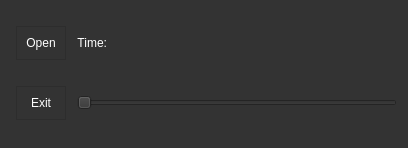
<?xml version="1.0" encoding="UTF-8"?>
<ui version="4.0">
 <class>PlaybackUI</class>
 <widget class="QWidget" name="PlaybackUI">
  <property name="geometry">
   <rect>
    <x>0</x>
    <y>0</y>
    <width>408</width>
    <height>148</height>
   </rect>
  </property>
  <property name="focusPolicy">
   <enum>Qt::NoFocus</enum>
  </property>
  <property name="windowTitle">
   <string>Playback Controls</string>
  </property>
  <property name="styleSheet">
   <string notr="true">	background: rgb(51, 51, 51);</string>
  </property>
  <layout class="QGridLayout" name="gridLayout">
   <item row="0" column="1">
    <widget class="QLabel" name="timeDescripterLabel">
     <property name="sizePolicy">
      <sizepolicy hsizetype="Minimum" vsizetype="Preferred">
       <horstretch>0</horstretch>
       <verstretch>0</verstretch>
      </sizepolicy>
     </property>
     <property name="styleSheet">
      <string notr="true">color: white;</string>
     </property>
     <property name="text">
      <string>Time:</string>
     </property>
     <property name="alignment">
      <set>Qt::AlignRight|Qt::AlignTrailing|Qt::AlignVCenter</set>
     </property>
    </widget>
   </item>
   <item row="0" column="0">
    <widget class="QPushButton" name="openButton">
     <property name="styleSheet">
      <string notr="true">QPushButton{
padding: 9px;
margin: 5px;
color: rgb(255,255,255);
border: 1px solid rgb(45,45,45);
background-color: qlineargradient(x1: 0, y1: 0, x2: 0, y2: 1,
                                      stop: 0 rgb(140,140,140), stop: 1 rgb(100,100,100));
}
QPushButton:hover{
padding: 3px;
padding-top:5px;
margin: 5px;
color: rgb(255,255,255);
border: 1px solid rgb(45,45,45);
background-color: qlineargradient(x1: 0, y1: 0, x2: 0, y2: 1,
                                      stop: 0 rgb(160,160,160), stop: 1 rgb(120,120,120));
}
QPushButton:pressed{
padding: 3px;
padding-top:5px;
margin: 5px;
color: rgb(255,255,255);
border: 1px solid rgb(45,45,45);
background-color: qlineargradient(x1: 0, y1: 0, x2: 0, y2: 1,
                                      stop: 0 rgb(120,120,120), stop: 1 rgb(80,80,80));
}</string>
     </property>
     <property name="text">
      <string>Open</string>
     </property>
    </widget>
   </item>
   <item row="0" column="2">
    <widget class="QLabel" name="playbackTimeLabel">
     <property name="sizePolicy">
      <sizepolicy hsizetype="Expanding" vsizetype="Preferred">
       <horstretch>0</horstretch>
       <verstretch>0</verstretch>
      </sizepolicy>
     </property>
     <property name="text">
      <string/>
     </property>
    </widget>
   </item>
   <item row="2" column="0">
    <widget class="QPushButton" name="exitButton">
     <property name="styleSheet">
      <string notr="true">QPushButton{
padding: 9px;
margin: 5px;
color: rgb(255,255,255);
border: 1px solid rgb(45,45,45);
background-color: qlineargradient(x1: 0, y1: 0, x2: 0, y2: 1,
                                      stop: 0 rgb(140,140,140), stop: 1 rgb(100,100,100));
}
QPushButton:hover{
padding: 3px;
padding-top:5px;
margin: 5px;
color: rgb(255,255,255);
border: 1px solid rgb(45,45,45);
background-color: qlineargradient(x1: 0, y1: 0, x2: 0, y2: 1,
                                      stop: 0 rgb(160,160,160), stop: 1 rgb(120,120,120));
}
QPushButton:pressed{
padding: 3px;
padding-top:5px;
margin: 5px;
color: rgb(255,255,255);
border: 1px solid rgb(45,45,45);
background-color: qlineargradient(x1: 0, y1: 0, x2: 0, y2: 1,
                                      stop: 0 rgb(120,120,120), stop: 1 rgb(80,80,80));
}</string>
     </property>
     <property name="text">
      <string>Exit</string>
     </property>
    </widget>
   </item>
   <item row="2" column="1" colspan="2">
    <widget class="QSlider" name="playbackPositionSlider">
     <property name="styleSheet">
      <string notr="true">QSlider::groove:horizontal {
border: 1px solid #bbb;
background: white;
height: 10px;
border-radius: 4px;
}

QSlider::sub-page:horizontal {
background: qlineargradient(x1: 0, y1: 0,    x2: 0, y2: 1,
    stop: 0 #aaa, stop: 1 #777);
background: qlineargradient(x1: 0, y1: 0.2, x2: 1, y2: 1,
    stop: 0 #aaa, stop: 1 #777);
border: 1px solid #777;
height: 10px;
border-radius: 4px;
}

QSlider::add-page:horizontal {
background: #fff;
border: 1px solid #777;
height: 10px;
border-radius: 4px;
}

QSlider::handle:horizontal {
background: qlineargradient(x1:0, y1:0, x2:1, y2:1,
    stop:0 #eee, stop:1 #ccc);
border: 1px solid #777;
width: 13px;
margin-top: -2px;
margin-bottom: -2px;
border-radius: 4px;
}

QSlider::handle:horizontal:hover {
background: qlineargradient(x1:0, y1:0, x2:1, y2:1,
    stop:0 #fff, stop:1 #ddd);
border: 1px solid #444;
border-radius: 4px;
}

QSlider::sub-page:horizontal:disabled {
background: #bbb;
border-color: #999;
}

QSlider::add-page:horizontal:disabled {
background: #eee;
border-color: #999;
}

QSlider::handle:horizontal:disabled {
background: #eee;
border: 1px solid #aaa;
border-radius: 4px;
}R</string>
     </property>
     <property name="orientation">
      <enum>Qt::Horizontal</enum>
     </property>
    </widget>
   </item>
  </layout>
 </widget>
 <resources/>
 <connections/>
</ui>
